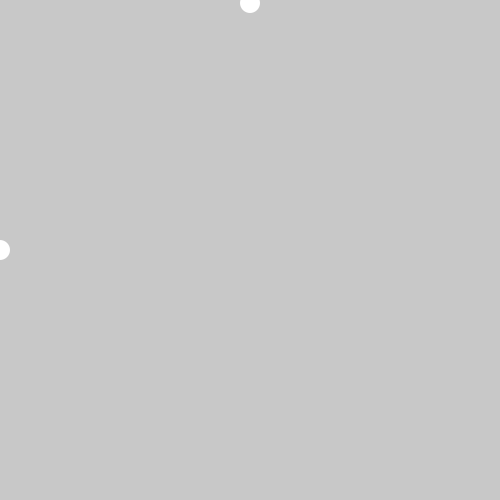
Frame 1 (no input)
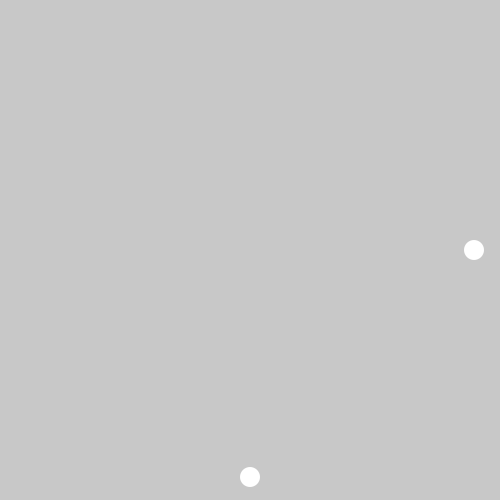
Frame 60 (the mouse pressed at the canvas centre just before this capture)
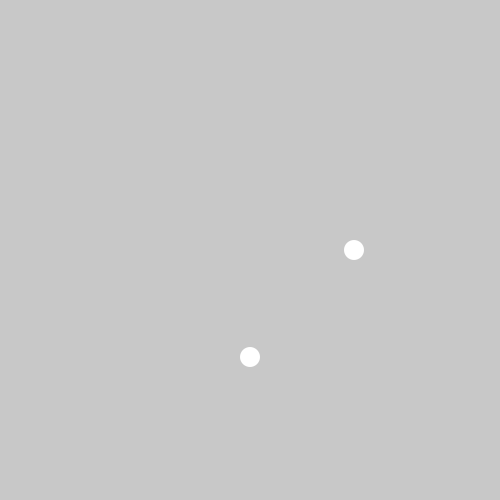
Frame 120 (the mouse held since frame 60 and released just before this capture)

The Processing sketch that drew these frames (run headless with seeded random() and noise(); from frame 60 on, the mouse is pressed at the canvas centre):

// Processing sketch: processing_168554
// ── processing_168554.pde

float x=0;
float y = 3;


float speed = 2;
void setup(){
  size(500,500);
  noStroke();
}
 void draw (){
  background (200);
  if (x==100||x==200||x==300||x==400){
    fill (255,0,0);
    
  
    
  } 
   if (x==250){
   fill (0,250,0);
   }
   
   if (y==250){
     fill (0,250,0);
   }
  else{
    fill (255);
  }
  ellipse (x,height/2,20,20);
  x=x + speed;
 ellipse ( width/2,y,20,20);
 y = y + speed ;
  
  //linke grenze
  if(x>width-10){
    speed=-2;
  }
  //rechte grenze
  if (x<10){
    speed = 10;

  }
}
